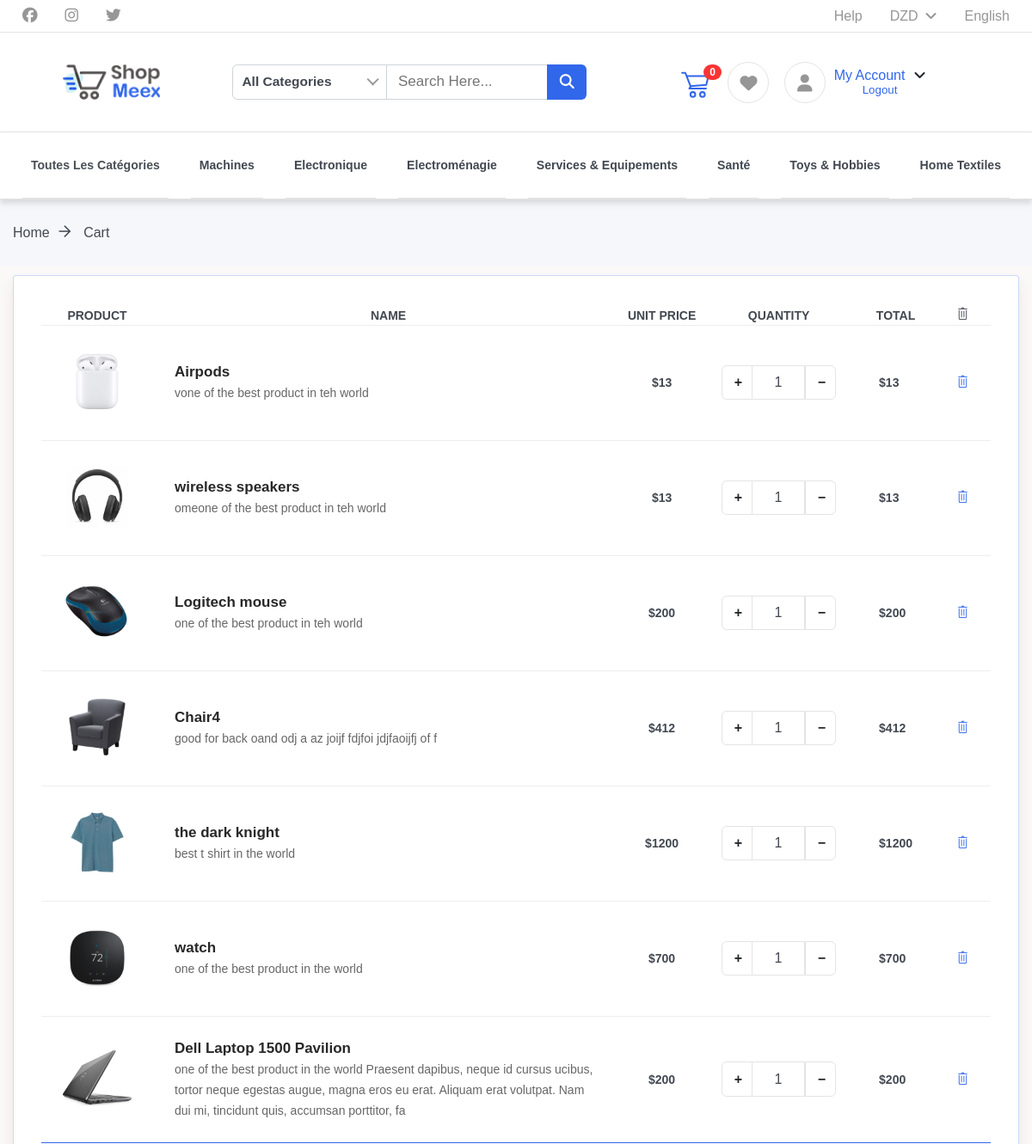
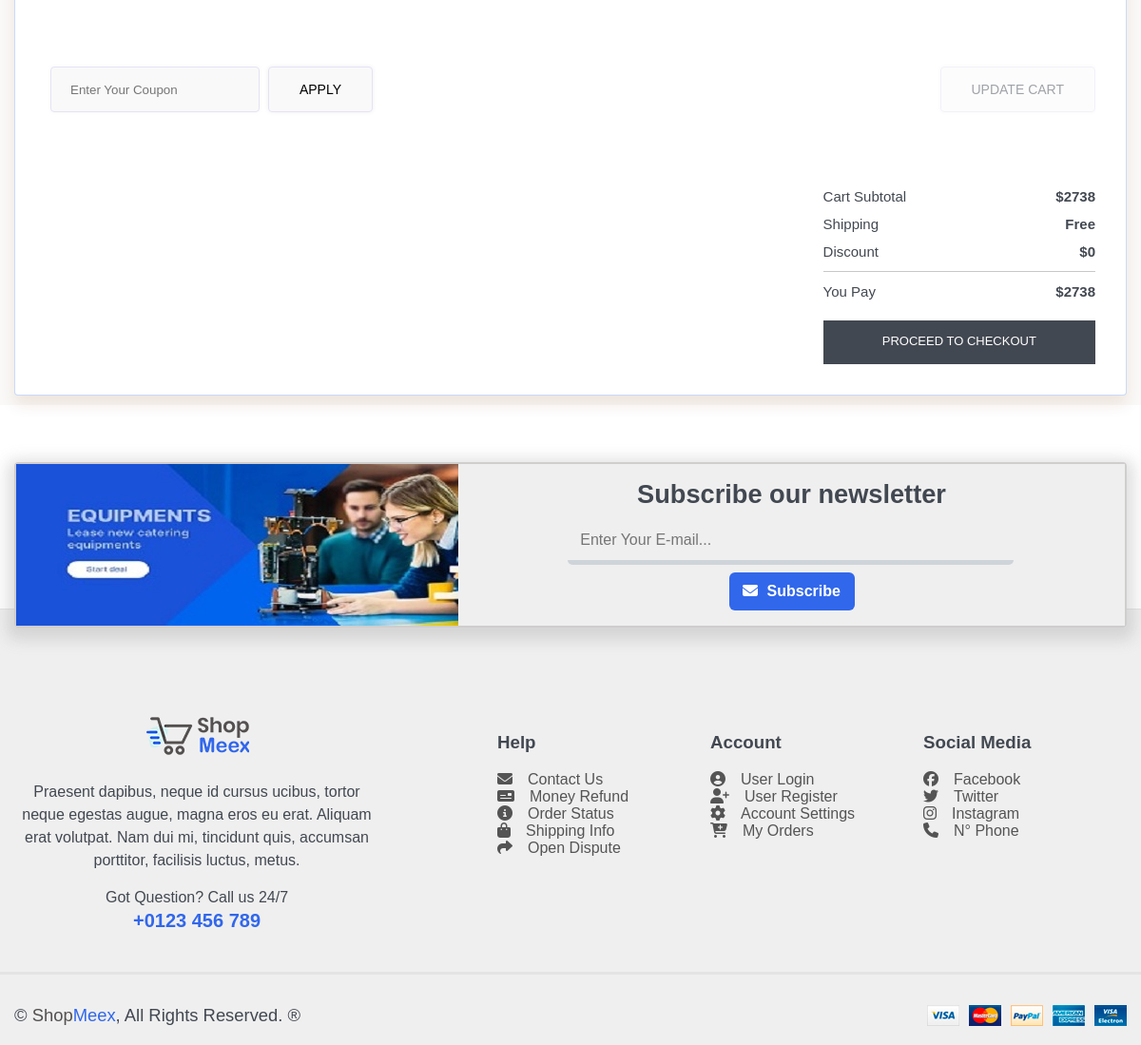
/cart.php (signed in), run on the app's committed database (2 pictures, top to bottom).
### tables this page shows
CREATE TABLE `cart` (
  `id` int(11) NOT NULL,
  `user_id` int(11) NOT NULL,
  `product_id` int(11) NOT NULL,
  `quantity` int(11) NOT NULL
);

CREATE TABLE `products` (
  `id` int(11) NOT NULL,
  `category_id` int(11) NOT NULL,
  `name` text NOT NULL,
  `description` varchar(200) NOT NULL,
  `weight` double NOT NULL,
  `dimensions` varchar(10) NOT NULL,
  `price` double NOT NULL,
  `slug` varchar(200) NOT NULL,
  `colors` varchar(50) NOT NULL,
  `owner_id` int(11) NOT NULL,
  `model` varchar(50) NOT NULL,
  `photo` varchar(200) NOT NULL,
  `photo1` varchar(200) NOT NULL,
  `photo2` varchar(200) NOT NULL,
  `date_view` date NOT NULL,
  `counter` int(11) NOT NULL,
  `sold_cmp` int(11) NOT NULL,
  `total_rating` int(10) NOT NULL,
  `quantity` int(11) NOT NULL
);

### cart.php (the view, shortened to what this page needs)
<?php
    include 'includes/session.php';
    $subtotal = $subTotals = $discount = $discountPrice = 0;
    $stmt = $db->prepare("SELECT *, cart.quantity AS cq , cart.id As cartid FROM cart LEFT JOIN products ON products.id=cart.product_id	 WHERE user_id=:user_id");
    $stmt->execute(['user_id'=>$user['id']]);
?>
<!DOCTYPE html>
<html>
<head>
    <?php include'includes/header.php' ?>
    <div class="breadcrumbs">
        <div class="container">
            <div class="wrapper">
                <div class="col-35">
                    <div class="bread-inner">
                        <ul class="bread-list">
                            <li><a href="index.php">Home<i class="ti-arrow-right"></i></a></li>
                            <li class="active"><a href="cart.php">Cart</a></li>
                        </ul>
                    </div>
                </div>
            </div>
        </div>
    </div>
    <section class="shopping">
        <div class="container">
            <div class="wrapper">
                <form class="cart-form" method="POST">
                <div class="col-7">
                        <table class="shopping-cart">
                            <thead>
                                <tr class="main-heading">
                                    <th>PRODUCT</th>
                                    <th>NAME</th>
                                    <th class="text-center">UNIT PRICE</th>
                                    <th class="text-center">QUANTITY</th>
                                    <th class="text-center">TOTAL</th>
                                    <th class="text-center" style="padding-left: 1.5rem;padding-right: 1.5rem"><i class="ti-trash remove-icon"></i></th>
                                </tr>
                            </thead>
                            <tbody>
                                <?php if(isset($_SESSION['id'])) {
		                            try {
			                            $stmt = $db->prepare("SELECT *, cart.quantity AS cq , cart.id As cartid FROM cart LEFT JOIN products ON products.id=cart.product_id	 WHERE user_id=:user_id");
			                            $stmt->execute(['user_id'=>$user['id']]);
			                            foreach($stmt as $row) { ?>
                                <tr >
                                    <td class="image" data-title="Product Picture"><img src="images/items/<?php echo $row['photo'];?>" alt="Product's Picture"></td>
                                    <td class="product-des" data-title="Description">
                                        <p class="product-name"><a href="product.php?product=<?php echo $row['slug'];?>"><?php echo $row['name'];?></a></p>
                                        <p class="product-des"><?php echo $row['description'];?></p>
                                    </td>
                                    <td class="prix" data-title="Price"><span>$<span class="unit-price"><?php echo $row['price'];?></span></span>
                                    </td>
                                    <td class="qty" data-title="Quantity">
                                        <div class="input-group mb-3 mb-4">
                                            <div class="input-group-prepend">
                                                <button class="btn btn-light" type="button" id="button-plus"> + </button>
                                            </div>
                                            <input id="quantity" name="qty_<?php echo $row['cartid'];?>" type="text" class="form-control" value="<?php echo $row['cq'];?>">
                                            <div class="input-group-append">
                                                <button class="btn btn-light" type="button" id="button-minus"> − </button>
                                            </div>
                                        </div>
                                    </td>
                                    <td class="total-amount" data-title="Total"><span>$<span class="amount"><?php echo $row['price']*$row['cq'];?></span></span>
                                    </td>
                                    <td class="action" data-title="Remove"><a
                                        class="delete_cart" rel="<?php echo $row['cartid'];  ?>"
                                        href="#"
                                     id="remove-product"  ><i class="ti-trash remove-icon"></i></a>
                                    </td>
                                </tr>
                                <?php $subTotals += $row['price']*$row['cq'];
                                }
		                    } catch(PDOException $e){
			                        echo "Error: " . $e->getMessage();
	                        }
                        }?>
                            </tbody>
                        </table>
                </div>
                <div class="col-7">
                    <div class="total-amount">
                        <div class="row">
                            <div class="col-6 big">
                                <div class="left">
                                    <div class="coupon">
                                            <input name="Coupon" placeholder="Enter Your Coupon">
                                            <button type="submit" class="btn" name="apply_coupon" value="Apply">Apply</button>
                                    </div>
                                </div>
                                <div class="left">
                                    <div class="coupon">
                                        <button type="submit" class="btn" name="update_cart" value="Update Cart" disabled>Update Cart</button>
                                    </div>
                                </div>
                            </div>
                            <div class="col-6">
                                <div class="right">
                                    <ul>
                                        <li>Cart Subtotal<span id="subtot">$<?php echo $subTotals; ?></span></li>
                                        <li>Shipping<span>Free</span></li>
                                        <li>Discount<span>$<?php echo $discount; ?></span></li>
                                        <li class="last">You Pay<span>$<?php echo ($subTotals - $discount); ?></span></li>
                                    </ul>
                                    <div class="button5">
                                        <a href="checkout.php" class="btn">Proceed to checkout</a>
                                    </div>
                                </div>
                            </div>
                        </div>
                    </div>
                </div>
                </form>
            </div>
        </div>
    </section>
    <div class="newsletter-area">
        <div class="container">
            <div class="wrapper">
                <div class="newsletter-image">
                    <img src="images/banners/slide4.jpg">
                </div>
                <div class="newsletter-form">
                    <label for="mailing">Subscribe our newsletter</label>
                    <input type="email" id="mailing" name="email" placeholder="Enter Your E-mail...">
                    <button type="submit" name="subscribe">
                        <i class="fa fa-envelope"></i>
                        <span>Subscribe</span>
                    </button>
                </div>
            </div>
        </div>
    </div>
    <footer id="main-footer">
        <div class="container">
            <section class="footer-sections">
                <div class="wrapper">
                    <div class="about-shopmx">
                        <div class="row">
                            <div class="logo">
                                <a href="index.html">
                                    <img src="images/Logo-header.png">
                                </a>
                            </div>
                            <p class="text">Praesent dapibus, neque id cursus ucibus, tortor neque egestas augue, magna eros eu erat. Aliquam erat volutpat. Nam dui mi, tincidunt quis, accumsan porttitor, facilisis luctus, metus.</p>
                            <p class="call">Got Question? Call us 24/7<span><a href="tel:123456789">+0123 456 789</a></span></p>
                        </div>
                    </div>
                    <aside>
                        <h3>Help</h3>
                        <ul>
                            <li><a href="#"><i class="fa fa-envelope"></i>Contact Us</a></li>
                            <li><a href="#"><i class="fas fa-money-check"></i>Money Refund</a></li>
                            <li><a href="#"><i class="fas fa-info-circle"></i>Order Status</a></li>
                            <li><a href="#"><i class="fa fa-shopping-bag"></i>Shipping Info</a></li>
                            <li><a href="#"><i class="fa fa-share"></i>Open Dispute</a></li>
                        </ul>
                    </aside>
                    <aside>
                        <h3>Account</h3>
                        <ul>
                            <li><a href="#"><i class="fa fa-user-circle"></i>User Login</a></li>
                            <li><a href="#"><i class="fa fa-user-plus"></i>User Register</a></li>
                            <li><a href="#"><i class="fa fa-cog"></i>Account Settings</a></li>
                            <li><a href="#"><i class="fa fa-cart-plus"></i>My Orders</a></li>
                        </ul>
                    </aside>
                    <aside>
                        <h3>Social Media</h3>
                        <ul class="social-media">
                            <li>
                            <li><a href="#"><i class="fab fa-facebook"></i>Facebook</a></li>
                            <li><a href="#"><i class="fab fa-twitter"></i>Twitter</a></li>
                            <li><a href="#"><i class="fab fa-instagram"></i>Instagram</a></li>
                            <li><a href="#"><i class="fa fa-phone"></i>N° Phone</a></li>
                        </ul>
                    </aside>
                </div>
            </section>
        </div>
        <div class="copyrights-payments">
            <div class="container">
                <p class="rights">&copy; <a href="#"><span class="span-1">Shop</span><span class="span-2">Meex</span></a>, All Rights Reserved. &reg;</p>
                <div class="payments-bg">
                    <img src="images/payment.png">
                </div>
            </div>
        </div>
    </footer>
</body>
</html>

### css/all.css (style rules this page uses)
.fa, .fas, .far, .fal, .fad, .fab { -moz-osx-font-smoothing: grayscale; -webkit-font-smoothing: antialiased; display: inline-block; font-style: normal; font-variant: normal; text-rendering: auto; line-height: 1; }
.fa-cart-plus:before { content: "\f217"; }
.fa-cog:before { content: "\f013"; }
.fa-envelope:before { content: "\f0e0"; }
.fa-facebook:before { content: "\f09a"; }
.fa-info-circle:before { content: "\f05a"; }
.fa-instagram:before { content: "\f16d"; }
.fa-money-check:before { content: "\f53c"; }
.fa-phone:before { content: "\f095"; }
.fa-share:before { content: "\f064"; }
.fa-shopping-bag:before { content: "\f290"; }
.fa-twitter:before { content: "\f099"; }
.fa-user-circle:before { content: "\f2bd"; }
.fa-user-plus:before { content: "\f234"; }
.fab { font-family: 'Font Awesome 5 Brands'; font-weight: 400; }
.fa, .fas { font-family: 'Font Awesome 5 Free'; font-weight: 900; }

### css/brands.css (style rules this page uses)
.fab { font-family: 'Font Awesome 5 Brands'; font-weight: 400; }

### css/solid.css (style rules this page uses)
.fa, .fas { font-family: 'Font Awesome 5 Free'; font-weight: 900; }

### css/responsive.css (style rules this page uses)
@media only screen and (max-width: 1200px) { html, body, #main-header .top-sec { overflow-x: hidden; width: 100%; height: auto; } }
@media only screen and (max-width: 1200px) { #main-header .top-sec .container, #main-header .bottom-sec .container, .newsletter-area .container, #main-footer .container, #main-footer .copyrights-payments .container, .checkout .container, #contact .container, .faq .container, main .container, .my-account .container, .user-dashboard .container, .product-details .container { width: 100% !important; max-width: 100% !important; } }
@media only screen and (max-width: 1200px) { .breadcrumbs ul li a { font-size: 16px; } }
@media only screen and (max-width: 1200px) { .breadcrumbs ul li i { font-size: 15px; } }
@media only screen and (max-width: 1200px) { .shopping { padding: 10px 0; } }
@media only screen and (max-width: 1200px) { .shopping>.container { max-width: 100%; margin: 0 !important; } }
@media only screen and (max-width: 1200px) { .shopping>.container>.wrapper, .checkout .container .wrapper, #contact .container .wrapper, .faq .container .wrapper, .my-account .container .wrapper, .user-dashboard .container .wrapper, .product-details .container .wrapper { margin: 0 !important; overflow-x: hidden !important; } }
@media only screen and (max-width: 1200px) { .shopping-cart { overflow: hidden; } }
@media only screen and (max-width: 1200px) { .shopping tr .total-amount { margin-top: 0; } }
@media only screen and (max-width: 1200px) { .shopping-cart tbody tr:not(:nth-child(1)) { margin-top: 3rem; } }
@media only screen and (max-width: 1200px) { .newsletter-area, .my-account { padding: 60px 0; } }
@media only screen and (max-width: 1200px) { .newsletter-area .container, #main-footer .container, #main-footer .copyrights-payments .container, .checkout .container, #contact .container, .faq .container, main .container, .my-account .container, .user-dashboard .container, .product-details .container { margin: 0 !important; } }

### data on the page
cart: product.photo (picture), product.name "Airpods", product.description "vone of the best product in teh world", product.price "13", quantity "1", $row['price']*$row['cq'] "13"
cart: product.photo (picture), product.name "wireless speakers", product.description "omeone of the best product in teh world", product.price "13", quantity "1", $row['price']*$row['cq'] "13"
cart: product.photo (picture), product.name "Logitech mouse", product.description "one of the best product in teh world", product.price "200", quantity "1", $row['price']*$row['cq'] "200"
cart: product.photo (picture), product.name "Chair4", product.description "good for back oand odj a az joijf fdjfoi jdjfaoijfj of f", product.price "412", quantity "1", $row['price']*$row['cq'] "412"
cart: product.photo (picture), product.name "the dark knight", product.description "best t shirt in the world", product.price "1200", quantity "1", $row['price']*$row['cq'] "1200"
cart: product.photo (picture), product.name "watch", product.description "one of the best product in the world", product.price "700", quantity "1", $row['price']*$row['cq'] "700"
cart: product.photo (picture), product.name "Dell Laptop 1500 Pavilion", product.description "one of the best product in the world Praesent dapibus, neque id cursus ucibus, tortor neque egestas augue, magna eros eu erat. Aliquam erat volutpat. Nam dui mi, tincidunt quis, accumsan porttitor, fa", product.price "200", quantity "1", $row['price']*$row['cq'] "200"

### other printed values
$subTotals "2738"
$discount "0"
$subTotals - $discount "2738"
